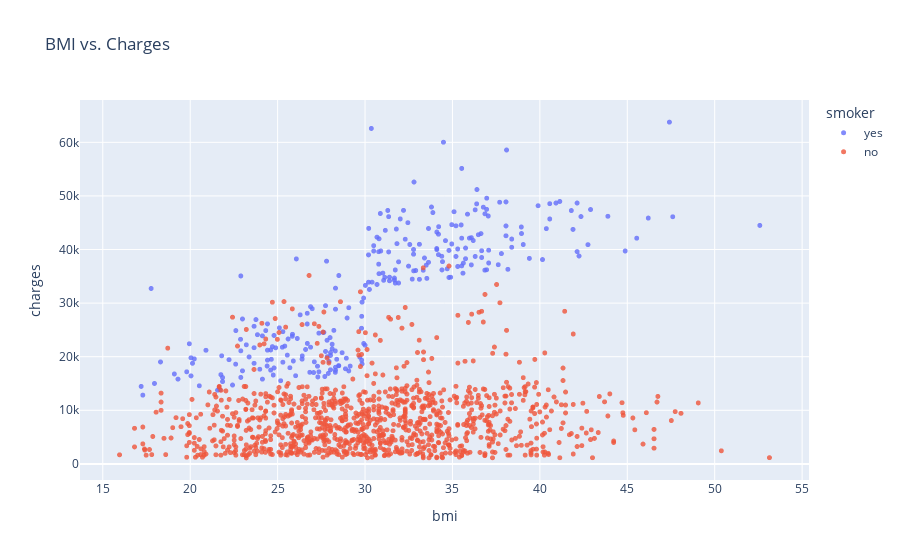

Source (notebook cell):
### Markdown cell above
## BMI and Charges

### Code cell
fig = px.scatter(medical_df, 
                 x='bmi', 
                 y='charges', 
                 color='smoker', 
                opacity=0.8, 
                 hover_data=['sex'], 
                 height=600,
                 title='BMI vs. Charges')
fig.update_traces(marker_size=5)
fig.show()

### Figure 1 — Plotly figure (JSON) as saved in the notebook; plotly's stock layout.template omitted (floating-point values rounded to 4 significant figures; data arrays with more than 128 entries replaced by an {"elided": "..."} marker saying what was removed)
{"data": [{"customdata": {"elided": "274x1 str values"}, "hovertemplate": "smoker=yes<br>bmi=%{x}<br>charges=%{y}<br>sex=%{customdata[0]}<extra></extra>", "legendgroup": "yes", "marker": {"color": "#636efa", "opacity": 0.8, "size": 5, "symbol": "circle"}, "mode": "markers", "name": "yes", "showlegend": true, "type": "scattergl", "x": {"elided": "274 float values"}, "xaxis": "x", "y": {"elided": "274 float values"}, "yaxis": "y"}, {"customdata": {"elided": "1064x1 str values"}, "hovertemplate": "smoker=no<br>bmi=%{x}<br>charges=%{y}<br>sex=%{customdata[0]}<extra></extra>", "legendgroup": "no", "marker": {"color": "#EF553B", "opacity": 0.8, "size": 5, "symbol": "circle"}, "mode": "markers", "name": "no", "showlegend": true, "type": "scattergl", "x": {"elided": "1064 float values"}, "xaxis": "x", "y": {"elided": "1064 float values"}, "yaxis": "y"}], "layout": {"autosize": true, "legend": {"title": {"text": "smoker"}, "tracegroupgap": 0}, "title": {"text": "BMI vs. Charges"}, "xaxis": {"anchor": "y", "autorange": true, "domain": [0, 1], "range": [13.74, 55.35], "title": {"text": "bmi"}, "type": "linear"}, "yaxis": {"anchor": "x", "autorange": true, "domain": [0, 1], "range": [-2944.0, 67840.0], "title": {"text": "charges"}, "type": "linear"}}}
